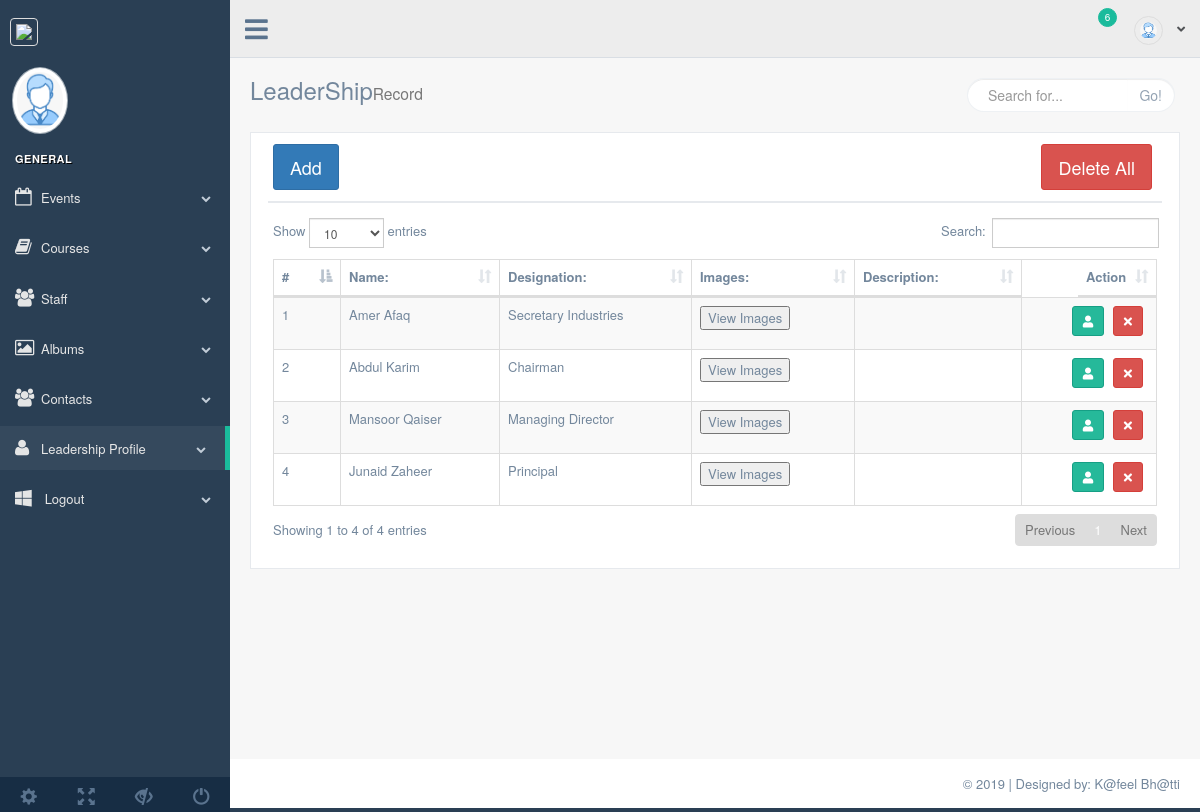
Screenshot of /admin/leadership.php with the database file from the repository.
### tables this page shows
CREATE TABLE `leadership_profiles` (
  `lp_id` int(11) NOT NULL,
  `name` varchar(255) NOT NULL,
  `designation` varchar(255) NOT NULL,
  `profile_image` varchar(255) NOT NULL,
  `description` text NOT NULL
);

### admin/leadership.php (the view, shortened to what this page needs)
<?php
require_once('process/conn.php');
$query = "select * from leadership_profiles";
$excute = mysqli_query($conn, $query);
?>
<!DOCTYPE html>
<html lang="en">
<head>
    <link href="vendors/bootstrap/dist/css/bootstrap.min.css" rel="stylesheet">
    <link href="vendors/font-awesome/css/font-awesome.min.css" rel="stylesheet">
    <link href="vendors/nprogress/nprogress.css" rel="stylesheet">
    <link href="vendors/iCheck/skins/flat/green.css" rel="stylesheet">
    <link href="vendors/datatables.net-bs/css/dataTables.bootstrap.min.css" rel="stylesheet">
    <link href="vendors/datatables.net-buttons-bs/css/buttons.bootstrap.min.css" rel="stylesheet">
    <link href="vendors/datatables.net-fixedheader-bs/css/fixedHeader.bootstrap.min.css" rel="stylesheet">
    <link href="vendors/datatables.net-responsive-bs/css/responsive.bootstrap.min.css" rel="stylesheet">
    <link href="vendors/datatables.net-scroller-bs/css/scroller.bootstrap.min.css" rel="stylesheet">
    <link href="build/css/custom.css" rel="stylesheet">
</head>
<body class="nav-md">
    <div class="container body">
        <div class="main_container">
            <?php require_once 'inc/sidebar.php'; ?>
            <?php require_once 'inc/header.php'; ?>
            <div class="right_col" role="main">
                <div class="">
                    <div class="page-title">
                        <div class="title_left">
                            <h3>LeaderShip<small>Record</small></h3>
                        </div>
                        <div class="title_right">
                            <div class="col-md-5 col-sm-5 col-xs-12 form-group pull-right top_search">
                                <div class="input-group">
                                    <input type="text" class="form-control" placeholder="Search for...">
                                    <span class="input-group-btn">
                                        <button class="btn btn-default" type="button">Go!</button>
                                    </span>
                                </div>
                            </div>
                        </div>
                    </div>
                    <div class="clearfix"></div>
                    <div class="row">
                        <div class="col-md-12 col-sm-12 col-xs-12">
                            <div class="x_panel">
                                <div class="x_title">
                                    <button type="button" class="btn btn-primary btn-lg" data-toggle="modal"
                                        data-target="#exampleModal" data-whatever="@mdo">Add </button>
                                    <a href="process/leadership_delete.php?all"> <button class="btn btn-danger btn-lg" style="float: right">Delete All</button></a>
                                </div>
                                <div class="x_content">
                                    <table id="datatable" class="table table-striped table-bordered">
                                        <thead>
                                            <tr>
                                                <th>#</th>
                                                <th>Name:</th>
                                                <th>Designation:</th>
                                                <th>Images:</th>
                                                <th>Description:</th>
                                                <th style="float: right">Action</th>
                                            </tr>
                                        </thead>
                                        <tbody>
                                            <?php
                                            $i = 1;
                                            while ($record = mysqli_fetch_array($excute)) {
                                            ?>
                                                <tr>
                                                <td><?php echo $i; ?></td>
										<td><?php echo $record['name']; ?></td>
										<td><?php echo $record['designation']; ?></td>
                                        <td><button data-toggle="modal" data-target="#imageModal<?php echo $record['lp_id']; ?>">View Images</button></td>
										<td><?php echo $record['description']; ?></td>
                                        <td class="text-right">
                                                <a href="edit_leadership.php?edit=<?php echo $record['lp_id']; ?>">
                                                    <button type="button" rel="tooltip" class="btn btn-success btn-icon btn-sm ">
                                                            <i class="fa fa-user"></i>
                                                    </button>
                                                </a>
                                                        <a href="process/leadership_delete.php?dlt=<?php echo $record['lp_id']; ?>">
                                                            <button type="button" rel="tooltip" class="btn btn-danger btn-icon btn-sm ">
                                                                <i class="fa fa-times"></i>
                                                            </button>
                                                        </a>
                                                    </td>
                                                </tr>
                                            <?php $i++;
                                            } ?>
                                        </tbody>
                                    </table>
                                </div>
                            </div>
                        </div>
                    </div>
                </div>
            </div>
            <?php require_once 'inc/footer.php'; ?>
        </div>
    </div>
</body>
</html>

### rows the page displays
leadership_profiles: name "Amer Afaq", designation "Secretary Industries"
leadership_profiles: name "Abdul Karim", designation "Chairman"
leadership_profiles: name "Mansoor Qaiser", designation "Managing Director"
leadership_profiles: name "Junaid Zaheer", designation "Principal"
